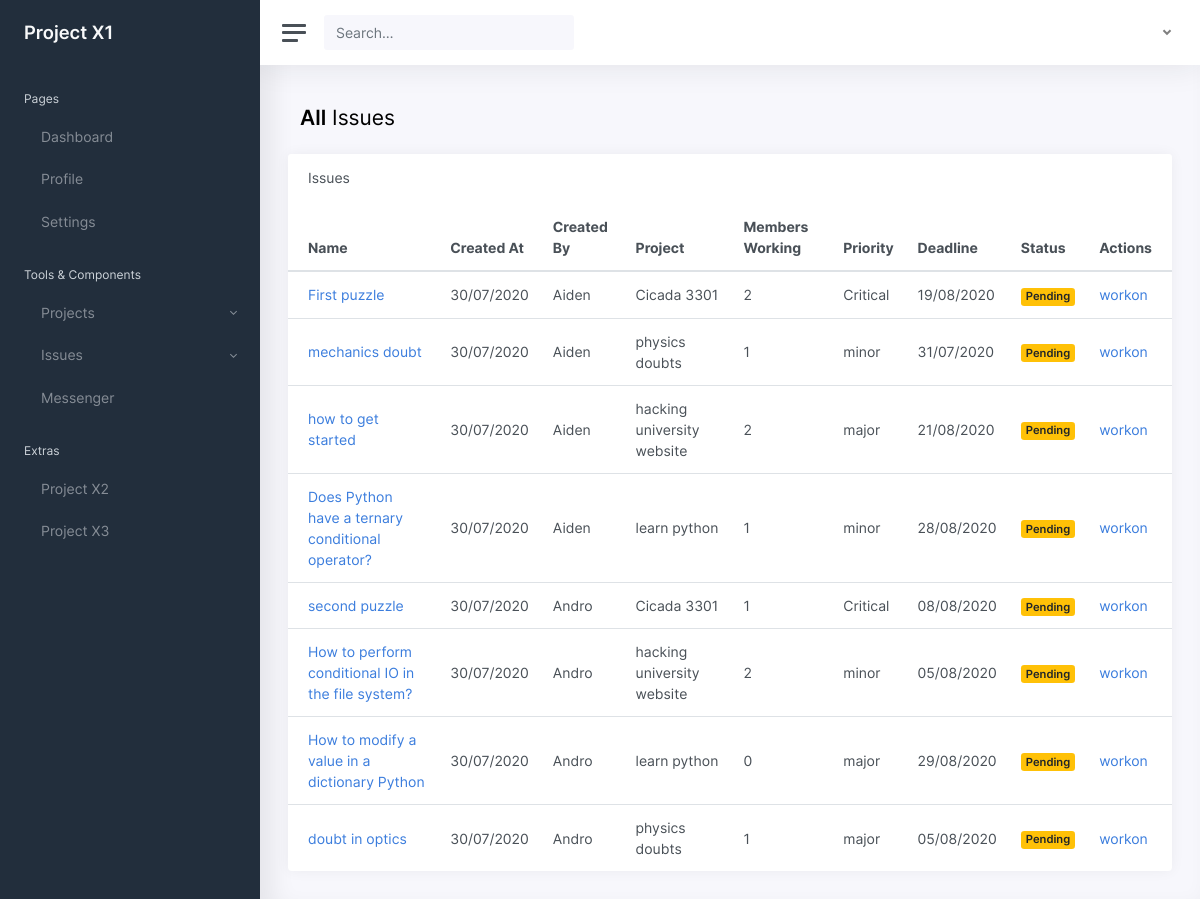
The app's page /issues/ with its own data.
### issues/models.py (models this page shows, shortened)
class Issue(models.Model):
    name = models.CharField(max_length=255, unique=True)
    user = models.ForeignKey(User,null=True,on_delete=models.CASCADE,related_name='issues')
    created_at = models.DateTimeField(auto_now=True)
    message = RichTextField(blank=True,null=True)
    project = models.ForeignKey(Project,on_delete=models.SET_NULL,related_name="issues",null=True,blank=True)
    tags = TaggableManager()
    solve = models.BooleanField(default = False)
    members = models.ManyToManyField(User,through="IssueMember")
    deadline = models.DateField(auto_now_add=False,auto_now=False,default= None,null=True,blank=True)
    PRIORITY = [
        ('Critical','Critical'),
        ('major','major'),
        ('minor','minor'),
    ]
    priority = models.CharField(max_length=10,choices = PRIORITY,default='minor')
    class Meta:
        ordering = ['created_at']

### projects/models.py (models this page shows, shortened)
class Project(models.Model):
    user = models.ForeignKey(User,null=True,on_delete=models.CASCADE,related_name='projects')
    name = models.CharField(max_length=255, unique=True)
    created_at = models.DateTimeField(auto_now=True)
    description = RichTextField(blank=True,null=True)
    tags = TaggableManager()
    complete = models.BooleanField(default = False)
    members = models.ManyToManyField(User,through="ProjectMember")
    class Meta:
        ordering = ["name"]
        unique_together = ['user','name']

### issues/views.py (the view)
class IssueList(SelectRelatedMixin, generic.ListView):
    model = models.Issue
    select_related = ("user", "project")

### issues/templates/issues/issue_list.html (shortened to what this page needs)
{% extends "issues/issue_base.html" %}
{% load humanize %}
{% block issue_content %}
<main class="content">
	<div class="row mb-2 mb-xl-3">
		<div class="col-auto d-none d-sm-block">
			<h3><strong>All</strong> Issues</h3>
		</div>
	</div>
	<div class="row">
		<div class="card flex-fill">
			<div class="card-header">
				<h5 class="card-title mb-0">Issues</h5>
			</div>
			<table class="table table-hover my-0">
				<thead>
					<tr>
						<th>Name</th>
						<th class="d-none d-xl-table-cell">Created At</th>
						<th class="d-none d-xl-table-cell">Created By</th>
						<th class="d-none d-xl-table-cell">Project</th>
						<th class="d-none d-xl-table-cell">Members Working</th>
						<th class="d-none d-xl-table-cell">Priority</th>
						<th class="d-none d-xl-table-cell">Deadline</th>
						<th>Status</th>
						<th>Actions</th>
					</tr>
				</thead>
				<tbody>
					{% for issue in issue_list %}
					{% include 'issues/_issue.html' %}
					{% endfor %}
				</tbody>
			</table>
		</div>
	</div>
</main>
{% endblock %}

### issues/templates/issues/_issue.html
<tr>
	<td><a href="{% url 'issues:single' pk=issue.pk %}">{{issue.name}}</a>
	</td>
	<td class="d-none d-xl-table-cell">{{issue.created_at|date:"d/m/yy"}}</td>
	<td class="d-none d-xl-table-cell">{{issue.user.username}}</td>
	<td class="d-none d-xl-table-cell">{{issue.project.name}}</td>
	<td class="d-none d-xl-table-cell">{{issue.members.count}}</td>
	<td class="d-none d-xl-table-cell">{{issue.priority}}</td>
	<td class="d-none d-xl-table-cell">{{issue.deadline|date:"d/m/yy"}}</td>
	{% if issue.solve == False %}
	{% if issue.user == user and not hide_delete %}
	<td><span class="badge badge-danger"><a href="{% url 'issues:solve' pk=issue.pk %}">Mark solved</a></span></td>
	{% else %}
	<td><span class="badge badge-warning">Pending</span></td>
	{% endif %}
	{% else %}
	<td><span class="badge badge-success">Done</span></td>
	{% endif %}
	{% if issue.user == user and not hide_delete %}
	<td class="table-action">
		<a href="{% url 'issues:update' pk=issue.pk %}"><i class="align-middle" data-feather="edit-2"></i></a>
		<a href="{% url 'issues:delete' pk=issue.pk %}"><i class="align-middle" data-feather="trash"></i></a>
	</td>
	{% else %}
	{% if issue.solve == False %}
	{% if user in issue.members.all %}
	<td><a href="{% url 'issues:leave' pk=issue.pk %}"></span>quit</a></td>
	{% else %}
	<td><a href="{% url 'issues:join' pk=issue.pk  %}"></span>workon</a></td>
	{% endif %}
	{% else %}
	{% if user in issue.members.all %}
	<td><a href="{% url 'issues:leave' pk=issue.pk %}"></span>quit</a></td>
	{% endif %}
	{% endif %}
	{% endif %}
</tr>

### records on screen
Issue: name "First puzzle", created_at "30/07/2020", user.username "Aiden", project.name "Cicada 3301", members.count "2", priority "Critical", deadline "19/08/2020", solve "Pending"
Issue: name "mechanics doubt", created_at "30/07/2020", user.username "Aiden", project.name "physics doubts", members.count "1", priority "minor", deadline "31/07/2020", solve "Pending"
Issue: name "how to get started", created_at "30/07/2020", user.username "Aiden", project.name "hacking university website", members.count "2", priority "major", deadline "21/08/2020", solve "Pending"
Issue: name "Does Python have a ternary conditional operator?", created_at "30/07/2020", user.username "Aiden", project.name "learn python", members.count "1", priority "minor", deadline "28/08/2020", solve "Pending"
Issue: name "second puzzle", created_at "30/07/2020", user.username "Andro", project.name "Cicada 3301", members.count "1", priority "Critical", deadline "08/08/2020", solve "Pending"
Issue: name "How to perform conditional IO in the file system?", created_at "30/07/2020", user.username "Andro", project.name "hacking university website", members.count "2", priority "minor", deadline "05/08/2020", solve "Pending"
Issue: name "How to modify a value in a dictionary Python", created_at "30/07/2020", user.username "Andro", project.name "learn python", members.count "0", priority "major", deadline "29/08/2020", solve "Pending"
Issue: name "doubt in optics", created_at "30/07/2020", user.username "Andro", project.name "physics doubts", members.count "1", priority "major", deadline "05/08/2020", solve "Pending"
